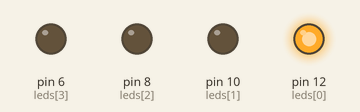
A sketch run on a simulated Arduino Uno, built with avr-gcc and run on an emulated ATmega328P. Shown: output pins drawn as LEDs (lit = HIGH).

Above: at 2.5 s.
At 7.5 s:
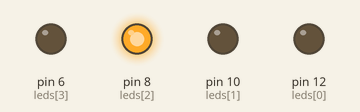
At 9.62 s:
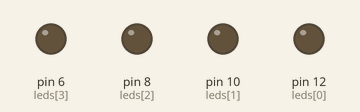
At 11.7 s:
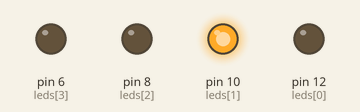
Timing chart, 0 to 15.9 s (numbered marks = the images above):
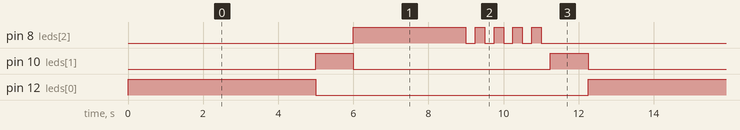

Measured:
- by itself, pin 8 (leds[2]): repeats every 12.3 s: 4 × (LOW 0.25 s, HIGH 0.25 s), LOW 7.3 s, HIGH 3.0 s
- by itself, pin 10 (leds[1]): alternates HIGH for 1.0 s and LOW for 5.1 s
- by itself, pin 12 (leds[0]): alternates HIGH for 5.0 s and LOW for 7.3 s

The sketch:

HW1.ino
```cpp
int leds [] = {12,10, 8, 6};
void setup() {
  Serial.begin (9600);
  for(int i = 0; i < 4; i++){
    pinMode(leds[i], OUTPUT);
  }
}

void loop() {
  for(int i = 0; i < 4; i++){
    if(i==0){
      digitalWrite(leds[0],HIGH);
      delay(5000);
      digitalWrite(leds[0],LOW);
    }
    else if(i==2){
      digitalWrite(leds[2],HIGH);
      delay(3000);
      digitalWrite(leds[2],LOW);
      delay(250);
      for(int j = 0; j < 4; j++){
        digitalWrite(leds[2],HIGH);
        delay(250);
        digitalWrite(leds[2],LOW);
        delay(250);
      }
    }
    else{
      digitalWrite(leds[1],HIGH);
      delay(1000);
      digitalWrite(leds[1],LOW);
    }
  }
}
```
